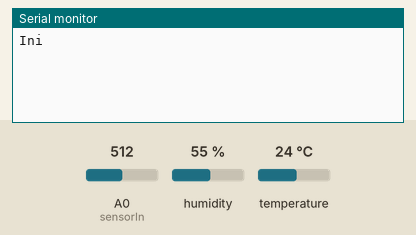
Recording of a sketch running on a simulated Arduino Uno, built with avr-gcc and run on an emulated ATmega328P. Shown: the last lines printed to the serial monitor. Inputs (shaded band) come from the test bench; at power-on: humidity 55 %, temperature 24 °C, A0 (sensorIn) = 512.

Above: at 1.2 s.
1.3 s: humidity set to 22 %
At 3.8 s:
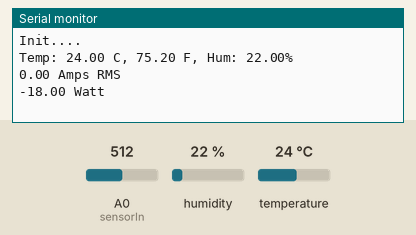
4.5 s: temperature set to 12 °C
6.0 s: humidity set to 40 %
At 7.0 s:
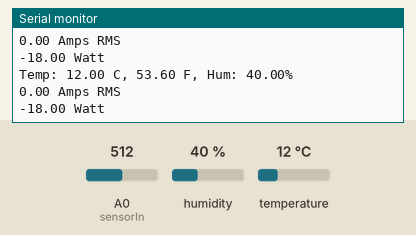

The sketch:

current_temp_sensor.ino
```cpp
//temperature sensor
#include "DHT.h"

#define DPIN 4        //Pin to connect DHT sensor (GPIO number) D2
#define DTYPE DHT11   // Define DHT 11 or DHT22 sensor type
const int sensorIn = A0;
int mVperAmp = 185; // use 185 for 5A, 100 for 20A Module and 66 for 30A Module

//current sensor
double Voltage = 0;
double VRMS = 0;
double AmpsRMS = 0;

DHT dht(DPIN,DTYPE);

void setup(){
      //current sesnor
      pinMode(A0, INPUT);
      Serial.begin(115200);
      delay(10);
      Serial.println(F("Init...."));

      //temp sensor
      Serial.begin(9600);
      dht.begin();

}

void loop(){
 Voltage = getVPP();
 VRMS = (Voltage/2.0) *0.707; // sq root
 AmpsRMS = (VRMS * 1000)/mVperAmp;
 float Wattage = (220*AmpsRMS)-18; //Observed 18-20 Watt when no load was connected, so substracting offset value to get real consumption.
 Serial.print(AmpsRMS);
 Serial.println(" Amps RMS ");
 Serial.print(Wattage);
 Serial.println(" Watt ");
}

float getVPP()
{ //current sensor
  float result;

  int readValue;             //value read from the sensor
  int maxValue = 0;          // store max value here
  int minValue = 1024;          // store min value here

   uint32_t start_time = millis();

   while((millis()-start_time) < 1000) //sample for 1 Sec
   {
       readValue = analogRead(sensorIn);
       // see if you have a new maxValue
       if (readValue > maxValue)
       {
           /*record the maximum sensor value*/
           maxValue = readValue;
       }
       if (readValue < minValue)
       {
           /*record the maximum sensor value*/
           minValue = readValue;
       }
/*       Serial.print(readValue);
       Serial.println(" readValue ");
       Serial.print(maxValue);
       Serial.println(" maxValue ");
       Serial.print(minValue);
       Serial.println(" minValue ");
       delay(1000); */
    }

   // Subtract min from max
   result = ((maxValue - minValue) * 5)/1024.0;


   //temp sensor
  delay(2000);

  float tc = dht.readTemperature(false);  //Read temperature in C
  float tf = dht.readTemperature(true);   //Read Temperature in F
  float hu = dht.readHumidity();          //Read Humidity

  Serial.print("Temp: ");
  Serial.print(tc);
  Serial.print(" C, ");
  Serial.print(tf);
  Serial.print(" F, Hum: ");
  Serial.print(hu);
  Serial.println("%");

  return result;
 }
```

Measured:
- after the input at 1.3 s, the serial monitor: prints a new line after 1.7 s (image 1)
- after the input at 6.0 s, the serial monitor: prints a new line after 0.07 s (image 2)
